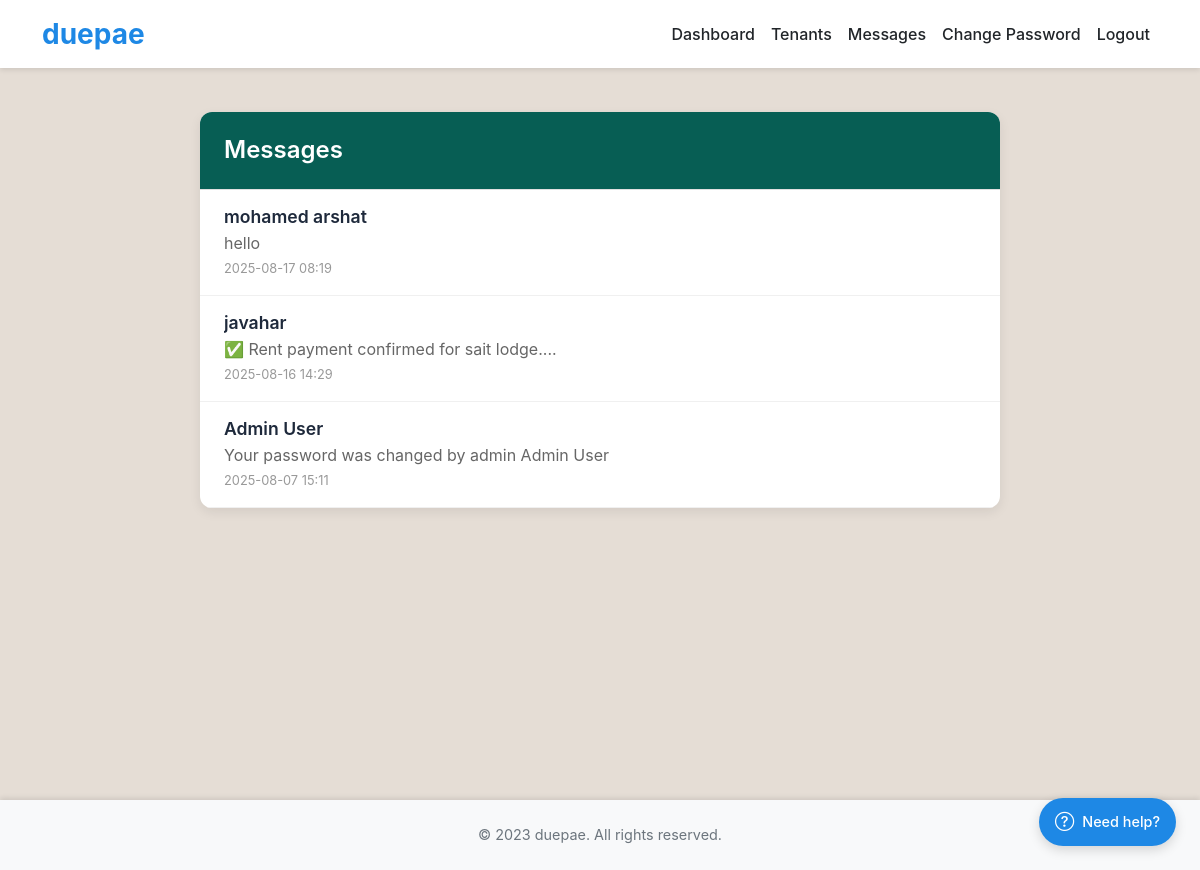
Screenshot of /messages (signed in) with the database file from the repository.
### app.py (models this page shows, shortened)
class User(db.Model):
    id = db.Column(db.Integer, primary_key=True)
    role = db.Column(db.String(20), nullable=False)
    username = db.Column(db.String(80), unique=True, nullable=False)
    full_name = db.Column(db.String(120), nullable=False)
    phone = db.Column(db.String(20), unique=True, nullable=False)
    upi_id = db.Column(db.String(120), nullable=True)
    password_hash = db.Column(db.String(255), nullable=False)
    is_active = db.Column(db.Boolean, default=True)
    subscription_end = db.Column(db.Date, nullable=True)
    whatsapp_enabled = db.Column(db.Boolean, default=True)
    owned_properties = relationship("Property", back_populates="owner")
    tenancies_as_tenant = relationship("Tenancy", foreign_keys="Tenancy.tenant_id", back_populates="tenant")
    tenancies_as_owner = relationship("Tenancy", foreign_keys="Tenancy.owner_id", back_populates="owner_user")
    sent_messages = relationship("Message", foreign_keys="Message.sender_id", back_populates="sender")
    received_messages = relationship("Message", foreign_keys="Message.receiver_id", back_populates="receiver")

class Message(db.Model):
    id = db.Column(db.Integer, primary_key=True)
    sender_id = db.Column(db.Integer, db.ForeignKey('user.id'), nullable=False)
    receiver_id = db.Column(db.Integer, db.ForeignKey('user.id'), nullable=False)
    content = db.Column(db.Text, nullable=False)
    timestamp = db.Column(db.DateTime, default=dt.datetime.utcnow)
    is_read = db.Column(db.Boolean, default=False)
    message_type = db.Column(db.String(20), default='notification')
    sender = relationship("User", foreign_keys=[sender_id], back_populates="sent_messages")
    receiver = relationship("User", foreign_keys=[receiver_id], back_populates="received_messages")

### app.py (the view)
@app.route('/messages')
@login_required
def messages():
    user_id = current_user().id
    conversations = []
    contacts_query = db.session.query(
        Message.receiver_id.label('contact_id')
    ).filter(Message.sender_id == user_id
             ).union(
        db.session.query(
            Message.sender_id.label('contact_id')
        ).filter(Message.receiver_id == user_id)
    ).distinct().subquery()
    contacts = db.session.query(User).join(
        contacts_query, User.id == contacts_query.c.contact_id
    ).all()
    for contact in contacts:
        last_message = Message.query.filter(
            ((Message.sender_id == user_id) & (Message.receiver_id == contact.id)) |
            ((Message.sender_id == contact.id) & (Message.receiver_id == user_id))
        ).order_by(Message.timestamp.desc()).first()
        unread_count = Message.query.filter_by(
            receiver_id=user_id,
            sender_id=contact.id,
            is_read=False
        ).count()
        conversations.append({
            'contact': contact,
            'last_message': last_message,
            'unread_count': unread_count
        })
    conversations.sort(key=lambda x: x['last_message'].timestamp, reverse=True)
    return render_template('messages.html', conversations=conversations)

### app.py (called while the page is built)
def current_user():
    if 'user_id' in session:
        return User.query.get(session['user_id'])
    return None

@app.before_request
def load_user():
    g.user = current_user()
    if g.user and g.user.role != 'admin':
        config = SystemConfig.query.first()
        if config and config.require_subscription and not g.user.has_active_subscription:
            flash("Your subscription has expired. Please renew to continue using our services.", "warning")

@app.context_processor
def inject_user():
    config = SystemConfig.query.first() or SystemConfig()
    unread_count = 0
    current_user_obj = current_user()
    if current_user_obj:
        unread_count = db.session.query(Message).filter_by(
            receiver_id=current_user_obj.id,
            is_read=False
        ).count()
    def to_local_time(utc_dt):
        if not utc_dt:
            return ""
        tz = pytz.timezone(app.config['APP_TIMEZONE'])
        return utc_dt.replace(tzinfo=pytz.utc).astimezone(tz)
    return dict(
        user=current_user_obj,
        current_user=current_user_obj,
        datetime=dt.datetime,
        config=config,
        unread_count=unread_count,
        to_local_time=to_local_time
    )

def login_required(f):
    @wraps(f)
    def decorated(*args, **kwargs):
        if not current_user():
            return redirect(url_for('login'))
        return f(*args, **kwargs)
    return decorated

### templates/messages.html (shortened to what this page needs)
{% extends "base.html" %}
{% block extra_css %}
<link rel="stylesheet" href="{{ url_for('static', filename='css/message.css') }}">
{% endblock %}
{% block content %}
<div class="messages-container">
    <h1>Messages</h1>
    <div class="conversation-list">
        {% for conversation in conversations %}
        <a href="{{ url_for('conversation', contact_id=conversation.contact.id) }}" class="conversation">
            <div class="contact-info">
                <h3>{{ conversation.contact.full_name }}</h3>
                <p>{{ conversation.last_message.content|truncate(50) }}</p>
                <small>{{ conversation.last_message.timestamp.strftime('%Y-%m-%d %H:%M') }}</small>
            </div>
        </a>
        {% else %}
        <p>No messages yet</p>
        {% endfor %}
    </div>
</div>
{% endblock %}

### static/css/style.css (style rules this page uses)
:root { --brand-blue: #1E88E5; --brand-green: #43A047; --text-dark: #212529; --footer-bg: #f8f9fa; --footer-text: #6c757d; --blue: #2563eb; --blue-dark: #1e40af; --blue-light: #93c5fd; --accent: #ec4899; --light: #f8fafc; --dark: #1e293b; --gray: #64748b; --success: #10b981; --warning: #f59e0b; }
* { margin: 0; padding: 0; box-sizing: border-box; }
body { padding-top: 4.5rem; font-family: 'Inter', -apple-system, BlinkMacSystemFont, sans-serif; background-color: var(--light); margin: 0; color: var(--dark); line-height: 1.5; }

### static/css/message.css (style rules this page uses)
body { background-color: #e5ddd5; font-family: -apple-system, BlinkMacSystemFont, "Segoe UI", Roboto, "Helvetica Neue", Arial, sans-serif; padding-top: 5rem; }
.messages-container { max-width: 800px; margin: 2rem auto; background-color: #fff; border-radius: 12px; box-shadow: 0 4px 12px rgba(0, 0, 0, 0.08); overflow: hidden; }
.messages-container h1 { padding: 1.5rem; margin: 0; font-size: 1.5rem; font-weight: 600; background-color: #075e54; color: white; border-bottom: 1px solid #e0e0e0; }
.conversation-list { list-style: none; padding: 0; margin: 0; }
.conversation { display: flex; align-items: center; padding: 1rem 1.5rem; border-bottom: 1px solid #f0f0f0; text-decoration: none; color: inherit; transition: background-color 0.2s ease; }
.conversation .contact-info { flex-grow: 1; overflow: hidden; }
.conversation h3 { margin: 0 0 0.25rem; font-size: 1.1rem; font-weight: 600; }
.conversation p { margin: 0; color: #666; white-space: nowrap; overflow: hidden; text-overflow: ellipsis; }
.conversation small { font-size: 0.8rem; color: #999; }

### rows the page displays
User: contact.full_name "mohamed arshat"
Message: last_message.content "hello", last_message.timestamp "2025-08-17 08:19"
User: contact.full_name "javahar"
Message: last_message.content "✅ Rent payment confirmed for sait lodge....", last_message.timestamp "2025-08-16 14:29"
User: contact.full_name "Admin User"
Message: last_message.content "Your password was changed by admin Admin User", last_message.timestamp "2025-08-07 15:11"
